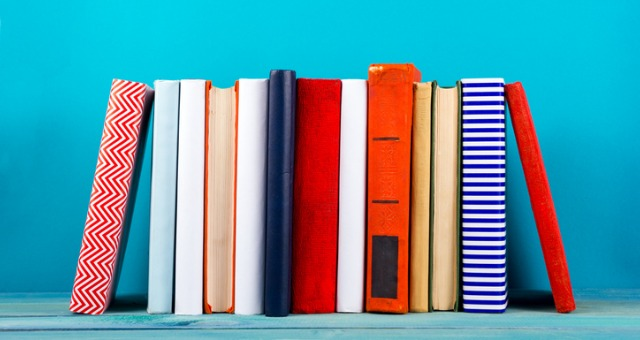
#> input picture bluring/book.jpg, 640 x 340 px
$ python filter_median.py
#> lines starting #> are read from the running program, lines starting #| are printed output that depends on the picture; after the words box and inside, x2 and y2 are one past the last pixel; in counts of white or black regions, pixels touching at a corner belong together
import numpy as np
import cv2

def median_filter(image, ksize):
    rows, cols = image.shape[:2]
    dst = np.zeros((rows, cols), np.uint8)
    center = ksize//2

    for i in range(center, rows-center):
        for j in range(center, cols-center):
            y1, y2 = i-center, i+center+1
            x1, x2 = j-center, j+center+1

            mask = image[y1:y2, x1:x2].flatten()

            sort_mask = cv2.sort(mask, cv2.SORT_EVERY_COLUMN)
            dst[i, j] = sort_mask[sort_mask.size//2]
    return dst

def salt_papper_noise(img, n):
    h, w = img.shape[:2]
    x, y = np.random.randint(0, w, n), np.random.randint(0, h, n)
    noise = img.copy()
    for (x, y) in zip(x, y):
        noise[y, x] = 0 if np.random.rand() < 0.5 else 255
    return noise

image = cv2.imread("book.jpg", cv2.IMREAD_GRAYSCALE)
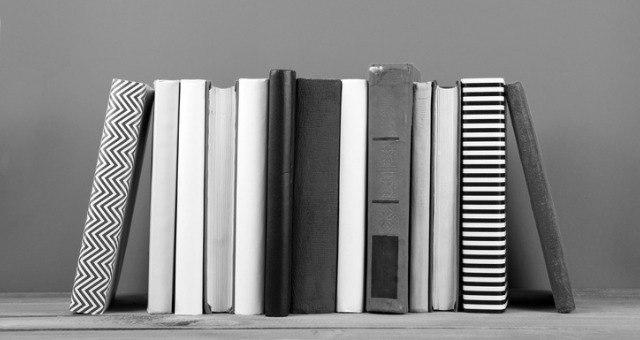
#> image: shape (340, 640); min 0, max 255, mean 135
if image is None: raise Exception("Error")


noise = salt_papper_noise(image, 1000)
#> after the loop in salt_papper_noise, `for (x, y) in zip(x, y):`:
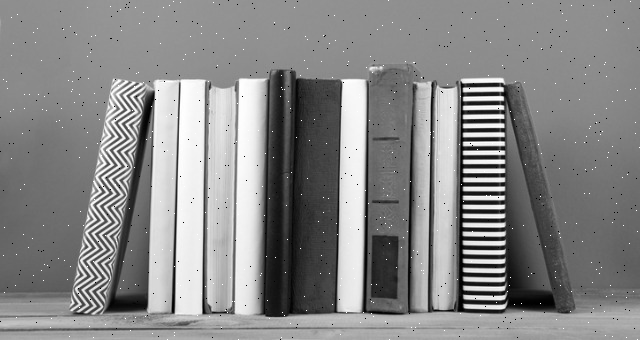
#> noise: shape (340, 640); 0.46% of pixels changed, all inside (x1, y1, x2, y2) = (0, 0, 640, 340)
median_img1 = median_filter(noise, 3)
#> after the loop in median_filter, `for i in range(center, rows-center):`:
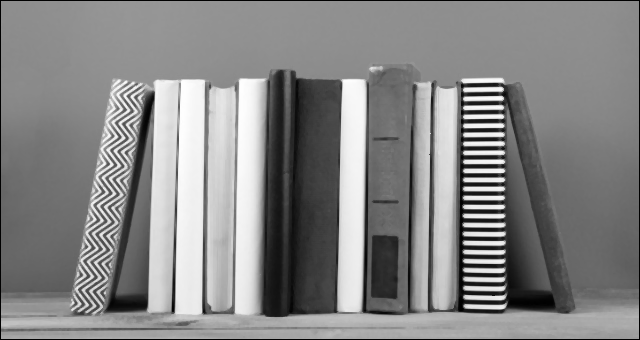
#> dst: shape (340, 640); min 0, max 255, mean 133.8
median_img2 = cv2.medianBlur(noise, 5)
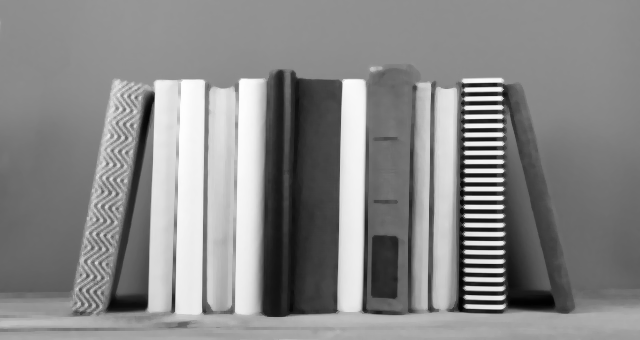
#> median_img2: shape (340, 640); min 2, max 254, mean 135.6

cv2.imshow("image", image)
cv2.imshow("noise", noise)
cv2.imshow("median_img1", median_img1)
cv2.imshow("median_img2", median_img2)

cv2.waitKey(0)

$ run again, with bluring/cat.jpg copied over bluring/book.jpg
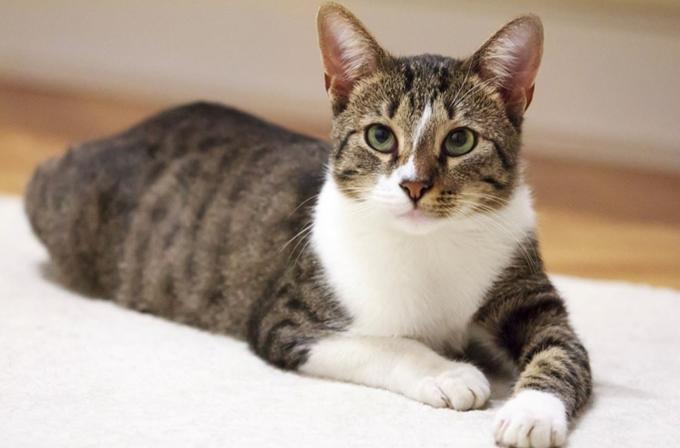
#> input picture bluring/cat.jpg, 680 x 448 px
#> `image = cv2.imread("book.jpg", cv2.IMREAD_GRAYSCALE)`:
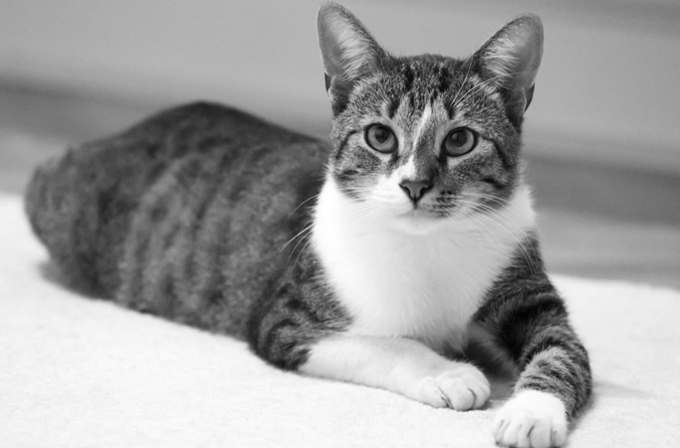
#> image: shape (448, 680); min 2, max 255, mean 160.4
#> after the loop in salt_papper_noise, `for (x, y) in zip(x, y):`:
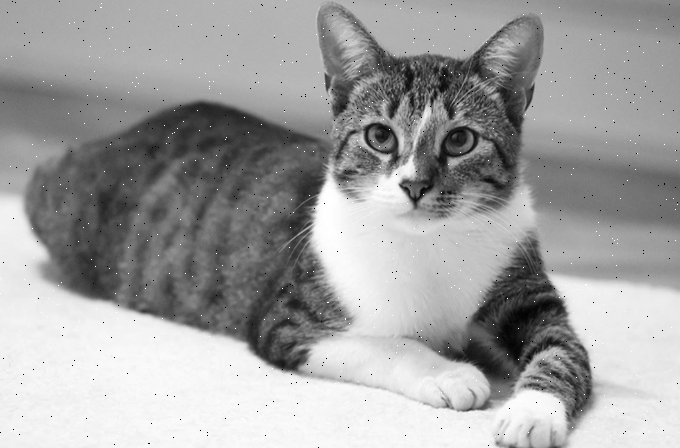
#> noise: shape (448, 680); 0.33% of pixels changed, all inside (x1, y1, x2, y2) = (0, 0, 680, 448)
